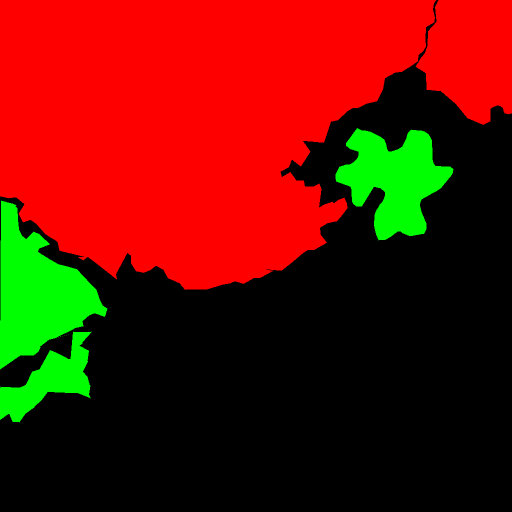
#> input picture rasterized_image.png, 1024 x 1024 px (shown at 1/2 size); its folder holds only this picture in this run
$ python -i preprocessing_stc.py   (imports and definitions only)
#> lines starting #> are read from the running program, lines starting #| are printed output that depends on the picture
#imports
import os
import json
import rasterio
import geopandas as gpd
import matplotlib.pyplot as plt
from matplotlib.lines import Line2D
import numpy as np
import tifffile as tiff
import cv2
from PIL import Image, ImageDraw
from natsort import natsorted

class PreProcessing:
    # structure: {class name: (color, RGB, class label)
    annotation_color_allocation = {
    'background' : ('black', (0, 0, 0), 0),
    'plantation' : ('red', (255, 0, 0), 1),
    'grassland_shrubland' : ('green', (0, 255, 0), 2),
    'mining' : ('blue', (0, 0, 255), 3),
    'logging' : ('yellow', (255, 255, 0), 4)
}
    def __init__(self, train_set=True):
        #laste inn annotations fra JSON og bilder fra fil
        self.base_dir = os.getcwd()
        self.parent_dir = "/content/drive/MyDrive/Colab_Notebooks/INF367A/"
        self.TRAIN_IMAGES_PATH=self.parent_dir+"train_images"
        self.TEST_IMAGES_PATH=self.parent_dir+"evaluation_images"
        # plot and save RGB with annotation
        with open('/content/drive/MyDrive/Colab_Notebooks/INF367A/train_annotations.json', 'r') as file:
            self.train_annotations = json.load(file)

        self.train_set=train_set
        self.polygons = {}
        print(self.TRAIN_IMAGES_PATH)
        self.train_images = [f for f in os.listdir(self.TRAIN_IMAGES_PATH) if f.endswith('.tif')]
        self.test_images = [f for f in os.listdir(self.TEST_IMAGES_PATH) if f.endswith('.tif')]
        for image in self.train_annotations["images"]:
            polys=[]
            for polygons in image["annotations"]:
                geom = np.array(polygons['segmentation'])
                polys.append((polygons["class"],geom))
            self.polygons[image["file_name"]]=polys

    # [324 lines left out: functions convert_to_geojson, visualize_in_RGB, analyze_nans, fill_nans, visualize_nan_filling, create_polygons and 7 more, not called in this run]

>>> import cv2
>>> picture = cv2.imread('rasterized_image.png', cv2.IMREAD_GRAYSCALE)
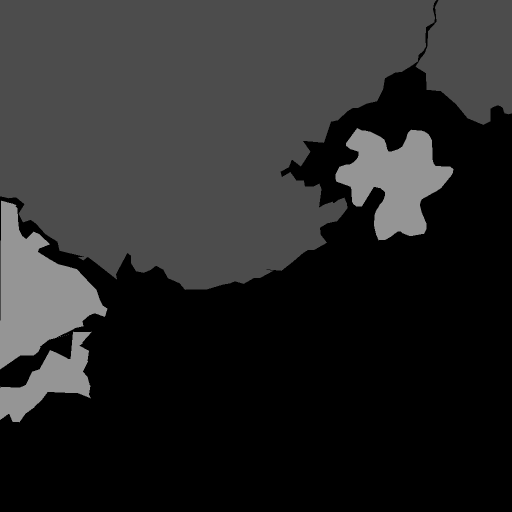
#> picture: shape (1024, 1024) (shown at 1/2 size); min 0, max 149, mean 41.1
>>> result = PreProcessing().fill_nans(picture)
#> (the run stopped early here; a loop or call above may not have finished)

$ run again, on rasterized_prediction.png
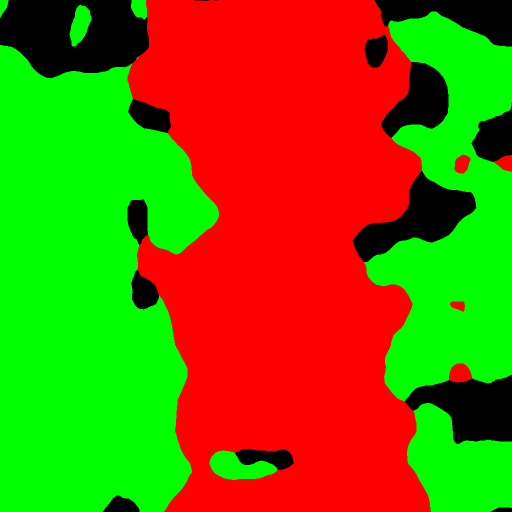
#> input picture rasterized_prediction.png, 1024 x 1024 px (shown at 1/2 size)
#> `picture = cv2.imread('rasterized_image.png', cv2.IMREAD_GRAYSCALE)`:
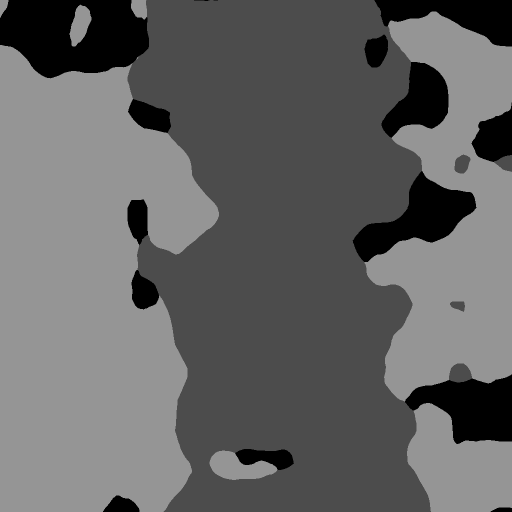
#> picture: shape (1024, 1024) (shown at 1/2 size); min 0, max 149, mean 99.9
